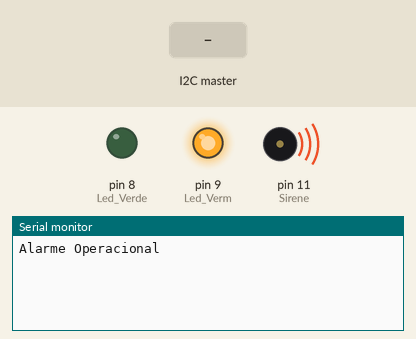
Bench run of a sketch on a simulated Arduino Uno, built with avr-gcc and run on an emulated ATmega328P. Parts: output pins drawn as LEDs (lit = HIGH), buzzer (waves = sounding, pin HIGH), the last lines printed to the serial monitor. The test bench sets the inputs (shaded band).

Above: at 1.2 s.
1.3 s: the I2C master sends the byte 1
At 1.7 s:
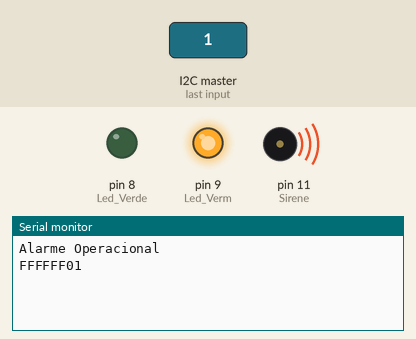
2.8 s: the I2C master sends the byte 90
At 4.0 s:
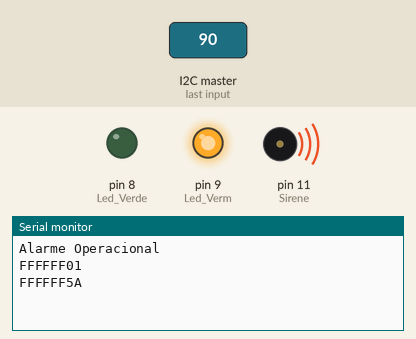
4.3 s: the I2C master sends the byte 200
At 5.2 s:
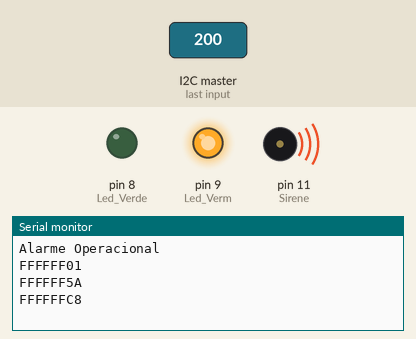

The sketch:

Alarme_Arduino_open_source_V03i_2014.ino
```cpp
/*
ALARME ARDUINO - OPEN SOURCE - Versão 03i_2014
Versão para Desenvolvimento

CRIADO POR: GUSTAVO MURTA
DATA: 03/04/2014
USANDO ARDUINO 2009 - IDE Versão 1.05
E-MAIL: jgustavoam@gmail.com
Permitido o uso público, mas devem-se manter os nomes dos autores.

Informações sobre o Projeto:
http://labdegaragem.com/forum/topics/projeto-alarme-sem-fio-arduino-open-source

Fontes dos programas:
https://github.com/ArduinoFree/Alarme-Arduino-Open-Source

Rotinas de DECODER para HT6P20B
CRIADAS POR:
AFONSO CELSO TURCATO
http://acturcato.wordpress.com/2013/12/20/decodificador-para-o-encoder-ht6p20b-em-arduino/
JACQUES MORESCO
http://forum.arduino.cc/index.php/topic,54788.msg707885.html#msg707885

*/

#include <Wire.h>

//Declaração das variáveis referentes às entradas e saídas do Arduino 2009

int Led_Verde = 8;            // digital pino 08
int Led_Verm = 9;             // digital pino 09
int Apito = 10;               // digital pino 10
int Sirene = 11;              // digital pino 11 - simulado por led Azul
int valor_SensorSF = 1;
int valor_Controle_remoto = 1;
long tempo_apito = 0;         // Duração de tempo do Apito
boolean Alarme_ativado = false;
unsigned long Proc_timer = 0;          // Valor do Timer do Processador
unsigned long duracao=0;
int i = 0;

byte pinRF;                  // Pino onde o Módulo de Recepção de RF é conectado
boolean startbit;
boolean dataok;
boolean anticodeok;
int counter;                // Contador dos pulsos recebidos : 22 de endereçamento + 2 de dados + 4 de Anti-Code
int lambda;                 // Período do clock do chip HT6P20B  (fosc = 2KHz => Período = 500 us)
int dur0, dur1;             // Duração de pulsos (auxiliar)
unsigned long buffer=0;     // Buffer para armazeanmento do Código recebido
unsigned long addr=0;       // Endereçamento do Chip HT6P20B

const int Porta_I2C = 27;   // Endereço da Porta I2C do Arduino

void setup()
{
  Serial.begin(9600);       //Inicializando o monitor serial

  //Definindo pinos como entrada ou saída

  pinMode(Led_Verde,OUTPUT);
  pinMode(Led_Verm,OUTPUT);
  pinMode(Apito,OUTPUT);
  pinMode(Sirene,OUTPUT);           // Led Azul simulando a Sirene

  pinRF = 2;                        // digital pino 02 - Conectado ao circuito de recepção do sinal de RF
  pinMode(pinRF, INPUT);


  // Inicialização do Alarme

  digitalWrite(Led_Verde, LOW);                  // Led Verde aceso = Alarme Operacional
  digitalWrite(Led_Verm, !Alarme_ativado);       // Led Vermelho apagado = Alarme Desativado
  digitalWrite(Sirene, HIGH);                    // Sirene desativada (Led Azul)
  noTone(Apito);                                 // Desliga o apito
  Serial.println("Alarme Operacional ");

  Wire.begin(Porta_I2C);                // Conecta a interface I2C com o endereço 27
  Wire.onReceive(Recebe_codigo);        // Função para receber os dados do codigo

}

 void Tempo_duracao()
 {
   //duracao = (millis() - Proc_timer);
   Serial.println ((millis() - Proc_timer));
 }

// Função Apito (Buzzer)

 void Buzzer(long tempo_apito)
{
   tone(Apito,4000);                  // Ligando o Apito com uma frequencia de 4000 hz.
   delay(tempo_apito);                // Duração do Apito
   noTone(Apito);                     // Desliga o apito
}

// Rotina usada para teste do Alarme

void Teste_ativado()
  {
   if (Alarme_ativado == true)  Serial.println("Alarme Ativado = true");
   if (Alarme_ativado == false) Serial.println("Alarme Ativado = false");
  }

// Função de Disparo do Alarme

void Dispara_Alarme()
{
  digitalWrite(Sirene, LOW);
  delay (2000);
  digitalWrite(Sirene, HIGH);
  //Serial.println("Alarme disparado !");
  //Serial.println("Acione o controle remoto em  ate 5 segundos para cancelar");


  /*for (int i=0; i<5; i++)                     // tempo de espera para cancelamento do acionamento da Sirene = 5 segundos
  {
  Proc_timer = millis();                      // Timer do Processador

  if  ((millis() - Proc_timer) > 1)
    {
    digitalWrite(Led_Verm, LOW);                // Acende o led vermelho
    tone (Apito,4000,200);                      // Um Bip 4 KHz 200ms
    }

  if ((millis() - Proc_timer) > 250)
    {
    digitalWrite(Led_Verm, HIGH);               // Apaga o led vermelho
    noTone(Apito);
    }

  if  ((millis() - Proc_timer) > 450)
    {
    digitalWrite(Led_Verm, LOW);                // Acende o led vermelho
    tone (Apito,4000,200);                      // Um Bip 4 KHz 200ms
    }

  if  ((millis() - Proc_timer) > 650)
    {
    digitalWrite(Led_Verm, HIGH);               // Apaga o led vermelho
    noTone(Apito);
    }


  if  ((millis() - Proc_timer) > 1050)
    {
    Serial.print("Espera = ");
    Serial.println(i);                          // Contador de tempo de espera
    Serial.println ((millis() - Proc_timer));   // Duração de tempo da rotina
    }
  Dispara_Sirene();
  } */
}

void Dispara_Sirene()
{
  digitalWrite(Sirene, LOW);          // Liga a Sirene (Led Azul)
  Serial.println("Sirene ligada");

  for (int i=0; i<20; i++){           // Tempo que a Sirene ficará ligada

    digitalWrite(Led_Verm, HIGH);     // Apaga o led vermelho
    delay(100);                       // Duração do Apito = 100 ms

    digitalWrite(Led_Verm, LOW);     // Acende o led vermelho
    Buzzer(100);                     // Duração do Apito = 100 ms

    }

   digitalWrite(Sirene, HIGH);          // Desliga a Sirene (Led Azul)
   Serial.println("Sirene desligada");
   if (Alarme_ativado == true)  Serial.println("Alarme Ligado");

}

void Liga_Alarme()
{
  Alarme_ativado = true;
  digitalWrite(Led_Verm,!Alarme_ativado);
  Serial.println("Alarme Ligado ");
  tone (Apito,4000,300);                           // Um Bip 4 KHz 200ms
}

void Desliga_Alarme()
{
  Alarme_ativado = false;
  digitalWrite(Led_Verm,!Alarme_ativado);
  digitalWrite(Sirene, HIGH);                      // Desliga a Sirene (Led Azul)
  Serial.println("Alarme Desligado");
  tone (Apito,4200,300);                           // Um bip 4 KHz 200ms

}

void Recebe_codigo (int Numero_bytes)              //   Recebe quatro bytes de Codigo
{
  Numero_bytes = 4;                                // 4 bytes para receber
  byte Codigo_1,Codigo_2,Codigo_3,Codigo_4 = 0;    // Bytes do codigo recebido
  digitalWrite(13, HIGH);                          // Led L do Arduino aceso

  while(Wire.available() > 0)
  {
    Codigo_1 = Wire.read();                        // recebe o primeiro byte
    Codigo_2 = Wire.read();                        // recebe o segundo byte
    Codigo_3 = Wire.read();                        // recebe o terceiro byte
    Codigo_4 = Wire.read();                        // recebe o quarto byte
  }

  buffer = Codigo_4 ;                             // remontando o codigo recebido
  buffer = Codigo_3 + (buffer << 8);              // deslocamento dos bytes para a esquerda
  buffer = Codigo_2 + (buffer << 8);
  buffer = Codigo_1 + (buffer << 8);

  Serial.println ();
  Serial.println(buffer,HEX);
  digitalWrite(13, LOW);                          // Led L do Arduino apagado

   // Verifica o Código do dispositivo sem Fio

  switch(buffer)
       {
        case 0x0835C815:                                              // Código do Controle Remoto
             Liga_Alarme();
             break;

        case 0x0835C825:
             Desliga_Alarme();
             break;

       case 0x08516E55:                                              // Sensor Sem Fio
            if (Alarme_ativado == true) Dispara_Alarme();
            break;

       default:
            break;
       }
}

void Monitor_RF()
{
  //Proc_timer = millis();                   // Timer do Processador
  if (!startbit)
  {// Check the PILOT CODE until START BIT;
    dur0 = pulseIn(pinRF, LOW);            //Check how long DOUT was "0" (ZERO) (refers to PILOT CODE)

     //If time at "0" is between 10350 us (23 cycles of 450us) and 12650 us (23 cycles of 550 us).

     if((dur0 > 10350) && (dur0 < 12650) && !startbit)
    {
      lambda = dur0 / 23;  //calculate wave length - lambda

      dur0 = 0;
      buffer = 0;
      counter = 0;

      dataok = false;
      startbit = true;
    }
  }

  // If Start Bit is OK, then starts measure os how long the signal is level "1" and check is value is into acceptable range.

  if (startbit && !dataok && counter < 28)
  {
    ++counter;

    dur1 = pulseIn(pinRF, HIGH);

    //If pulse width at "1" is between "0.5 and 1.5 lambda", means that pulse is only one lambda, so the data Ã© "1".

    if((dur1 > 0.5 * lambda) && (dur1 < (1.5 * lambda)))

    //{
      buffer = (buffer << 1) + 1;      // add "1" on data buffer
    //}

   //If pulse width at "1" is between "1.5 and 2.5 lambda", means that pulse is two lambdas, so the data Ã© "0".

    else if((dur1 > 1.5 * lambda) && (dur1 < (2.5 * lambda)))

    //{
      buffer = (buffer << 1);       // add "0" on data buffer
    //}
    else
    {
      //Reset the loop
      startbit = false;
      digitalWrite(13, LOW);   // Led Vermelho apagado
    }
  }

  //Check if all 28 bits were received (22 of Address + 2 of Data + 4 of Anti-Code)

  if (counter==28)
  {
    // Check if Anti-Code is OK (last 4 bits of buffer equal "0101")

    if ((bitRead(buffer, 0) == 1) && (bitRead(buffer, 1) == 0) && (bitRead(buffer, 2) == 1) && (bitRead(buffer, 3) == 0))
    //{
      anticodeok = true;
    //}
    else
    {
      //Reset the loop
      startbit = false;
      digitalWrite(13, LOW);                  // Led Vermelho apagado
    }

  if (anticodeok)
    {

      addr = buffer >> 6;

      Serial.println();
      Serial.print("-Codigo: ");
      Serial.println(addr, HEX);


    }
  }
}

void loop()
{
}
```

Measured:
- after the input at 1.3 s, the serial monitor: prints a new line at once (image 1)
- after the input at 2.8 s, the serial monitor: prints a new line at once (image 2)
- after the input at 4.3 s, the serial monitor: prints a new line at once (image 3)
